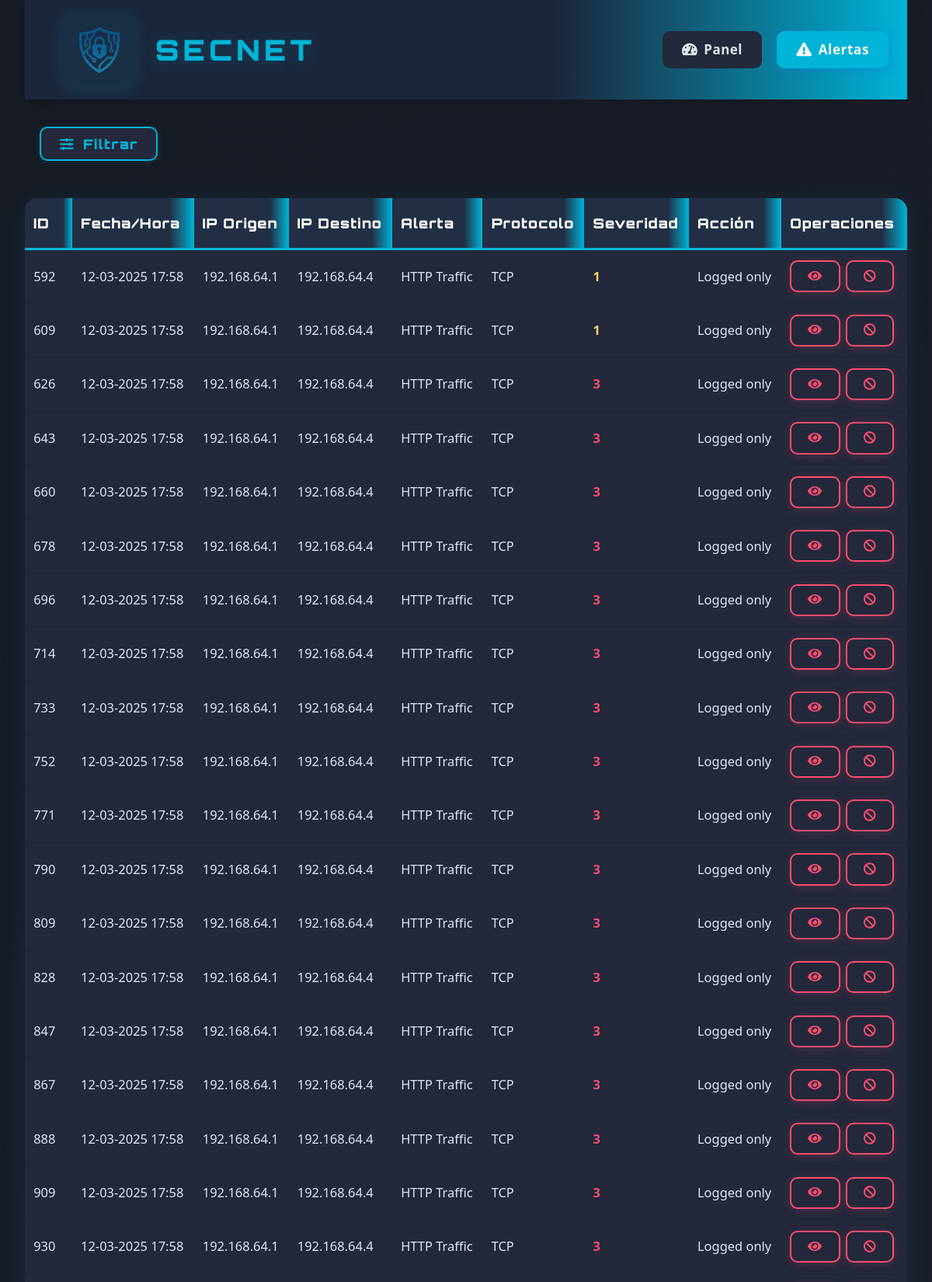
Screenshot of /web-interface/alerts.php?ip=192.168.64.1 (upper part) with the database file from the repository.
### tables this page shows
CREATE TABLE alerts (        id INTEGER PRIMARY KEY AUTOINCREMENT,        timestamp TEXT,        src_ip TEXT,        dest_ip TEXT,        alert_message TEXT,        severity INTEGER,        protocol TEXT,        action_taken TEXT,        raw_data TEXT    );

### web-interface/alerts.php (the view, shortened to what this page needs)
<!DOCTYPE html>
<html lang="es">
<head>
    <link rel="stylesheet" href="css/style.css">
    <link rel="stylesheet" href="https://cdnjs.cloudflare.com/ajax/libs/font-awesome/5.15.3/css/all.min.css">
</head>
<body>
    <div class="container">
        <header>
            <div class="logo-container">
                <a href="index.php" style="display:flex;align-items:center;text-decoration:none;">
                    <img src="assets/logo.png" alt="Logo">
                    <h1 style="font-family: 'Orbitron', sans-serif;">SecNet</h1>
                </a>
            </div>
            <nav>
                <ul>
                    <li><a href="index.php"><i class="fas fa-tachometer-alt"></i> Panel</a></li>
                    <li><a href="alerts.php" class="active"><i class="fas fa-exclamation-triangle"></i> Alertas</a></li>
                </ul>
            </nav>
        </header>
        <main>
            <section class="alerts-section">
                <button id="toggleFiltersBtn" class="filter-button" type="button" style="margin-bottom:1.2rem;"><i class="fas fa-sliders-h"></i> Filtrar</button>
                <div class="alerts-table">
                    <table class="tech-table">
                        <thead>
                            <tr>
                                <th>ID</th>
                                <th>Fecha/Hora</th>
                                <th>IP Origen</th>
                                <th>IP Destino</th>
                                <th>Alerta</th>
                                <th>Protocolo</th>
                                <th>Severidad</th>
                                <th>Acción</th>
                                <th>Operaciones</th>
                            </tr>
                        </thead>
                        <tbody>
                            <?php
                            $db = new SQLite3('/var/www/html/database/alerts.db');
                            $db->exec("PRAGMA timezone = 'Europe/Madris'");
                            $query = "SELECT * FROM alerts WHERE 1=1";
                            $params = [];
                            if (isset($_GET['ip']) && $_GET['ip'] !== '') {
                                $ip = $_GET['ip'];
                                $query .= " AND (src_ip LIKE :ip OR dest_ip LIKE :ip)";
                                $params[':ip'] = "%$ip%";
                            }
                            $query .= " ORDER BY timestamp DESC LIMIT 100";
                            $stmt = $db->prepare($query);
                            foreach ($params as $key => $value) {
                                $stmt->bindValue($key, $value, SQLITE3_TEXT);
                            }
                            $results = $stmt->execute();
                            while ($row = $results->fetchArray(SQLITE3_ASSOC)) {
                                $severity_class = ($row['severity'] >= 2) ? 'high' : (($row['severity'] == 1) ? 'medium' : 'low');
                                echo '<tr>';
                                echo '<td>' . $row['id'] . '</td>';
                                $date = new DateTime($row['timestamp'], new DateTimeZone('UTC'));
                                $date->setTimezone(new DateTimeZone('Europe/Madrid'));
                                echo '<td>' . $date->format('d-m-Y H:i') . '</td>';
                                echo '<td>' . htmlspecialchars($row['src_ip']) . '</td>';
                                echo '<td>' . htmlspecialchars($row['dest_ip']) . '</td>';
                                echo '<td>' . htmlspecialchars($row['alert_message']) . '</td>';
                                echo '<td>' . htmlspecialchars($row['protocol']) . '</td>';
                                echo '<td class="severity ' . $severity_class . '">' . $row['severity'] . '</td>';
                                echo '<td>' . htmlspecialchars($row['action_taken']) . '</td>';
                                echo '<td>';
                                echo '<button class="action-btn alerta details-button" onclick="viewAlertDetails(' . $row['id'] . ')"><i class="fas fa-eye"></i></button> ';
                                echo '<button class="action-btn alerta block-button" onclick="blockIP(\'' . htmlspecialchars($row['src_ip']) . '\')"><i class="fas fa-ban"></i></button>';
                                echo '</td>';
                                echo '</tr>';
                            }
                            ?>
                        </tbody>
                    </table>
                </div>
            </section>
        </main>
    </div>
</body>
</html>

### rows the page displays
alerts: id "592", timestamp "12-03-2025 17:58", src_ip "192.168.64.1", dest_ip "192.168.64.4", alert_message "HTTP Traffic", protocol "TCP", severity "1", action_taken "Logged only"
alerts: id "609", timestamp "12-03-2025 17:58", src_ip "192.168.64.1", dest_ip "192.168.64.4", alert_message "HTTP Traffic", protocol "TCP", severity "1", action_taken "Logged only"
alerts: id "626", timestamp "12-03-2025 17:58", src_ip "192.168.64.1", dest_ip "192.168.64.4", alert_message "HTTP Traffic", protocol "TCP", severity "3", action_taken "Logged only"
alerts: id "643", timestamp "12-03-2025 17:58", src_ip "192.168.64.1", dest_ip "192.168.64.4", alert_message "HTTP Traffic", protocol "TCP", severity "3", action_taken "Logged only"
alerts: id "660", timestamp "12-03-2025 17:58", src_ip "192.168.64.1", dest_ip "192.168.64.4", alert_message "HTTP Traffic", protocol "TCP", severity "3", action_taken "Logged only"
alerts: id "678", timestamp "12-03-2025 17:58", src_ip "192.168.64.1", dest_ip "192.168.64.4", alert_message "HTTP Traffic", protocol "TCP", severity "3", action_taken "Logged only"
alerts: id "696", timestamp "12-03-2025 17:58", src_ip "192.168.64.1", dest_ip "192.168.64.4", alert_message "HTTP Traffic", protocol "TCP", severity "3", action_taken "Logged only"
alerts: id "714", timestamp "12-03-2025 17:58", src_ip "192.168.64.1", dest_ip "192.168.64.4", alert_message "HTTP Traffic", protocol "TCP", severity "3", action_taken "Logged only"
alerts: id "733", timestamp "12-03-2025 17:58", src_ip "192.168.64.1", dest_ip "192.168.64.4", alert_message "HTTP Traffic", protocol "TCP", severity "3", action_taken "Logged only"
alerts: id "752", timestamp "12-03-2025 17:58", src_ip "192.168.64.1", dest_ip "192.168.64.4", alert_message "HTTP Traffic", protocol "TCP", severity "3", action_taken "Logged only"
alerts: id "771", timestamp "12-03-2025 17:58", src_ip "192.168.64.1", dest_ip "192.168.64.4", alert_message "HTTP Traffic", protocol "TCP", severity "3", action_taken "Logged only"
alerts: id "790", timestamp "12-03-2025 17:58", src_ip "192.168.64.1", dest_ip "192.168.64.4", alert_message "HTTP Traffic", protocol "TCP", severity "3", action_taken "Logged only"
alerts: id "809", timestamp "12-03-2025 17:58", src_ip "192.168.64.1", dest_ip "192.168.64.4", alert_message "HTTP Traffic", protocol "TCP", severity "3", action_taken "Logged only"
alerts: id "828", timestamp "12-03-2025 17:58", src_ip "192.168.64.1", dest_ip "192.168.64.4", alert_message "HTTP Traffic", protocol "TCP", severity "3", action_taken "Logged only"
alerts: id "847", timestamp "12-03-2025 17:58", src_ip "192.168.64.1", dest_ip "192.168.64.4", alert_message "HTTP Traffic", protocol "TCP", severity "3", action_taken "Logged only"
alerts: id "867", timestamp "12-03-2025 17:58", src_ip "192.168.64.1", dest_ip "192.168.64.4", alert_message "HTTP Traffic", protocol "TCP", severity "3", action_taken "Logged only"
alerts: id "888", timestamp "12-03-2025 17:58", src_ip "192.168.64.1", dest_ip "192.168.64.4", alert_message "HTTP Traffic", protocol "TCP", severity "3", action_taken "Logged only"
alerts: id "909", timestamp "12-03-2025 17:58", src_ip "192.168.64.1", dest_ip "192.168.64.4", alert_message "HTTP Traffic", protocol "TCP", severity "3", action_taken "Logged only"
alerts: id "930", timestamp "12-03-2025 17:58", src_ip "192.168.64.1", dest_ip "192.168.64.4", alert_message "HTTP Traffic", protocol "TCP", severity "3", action_taken "Logged only"
